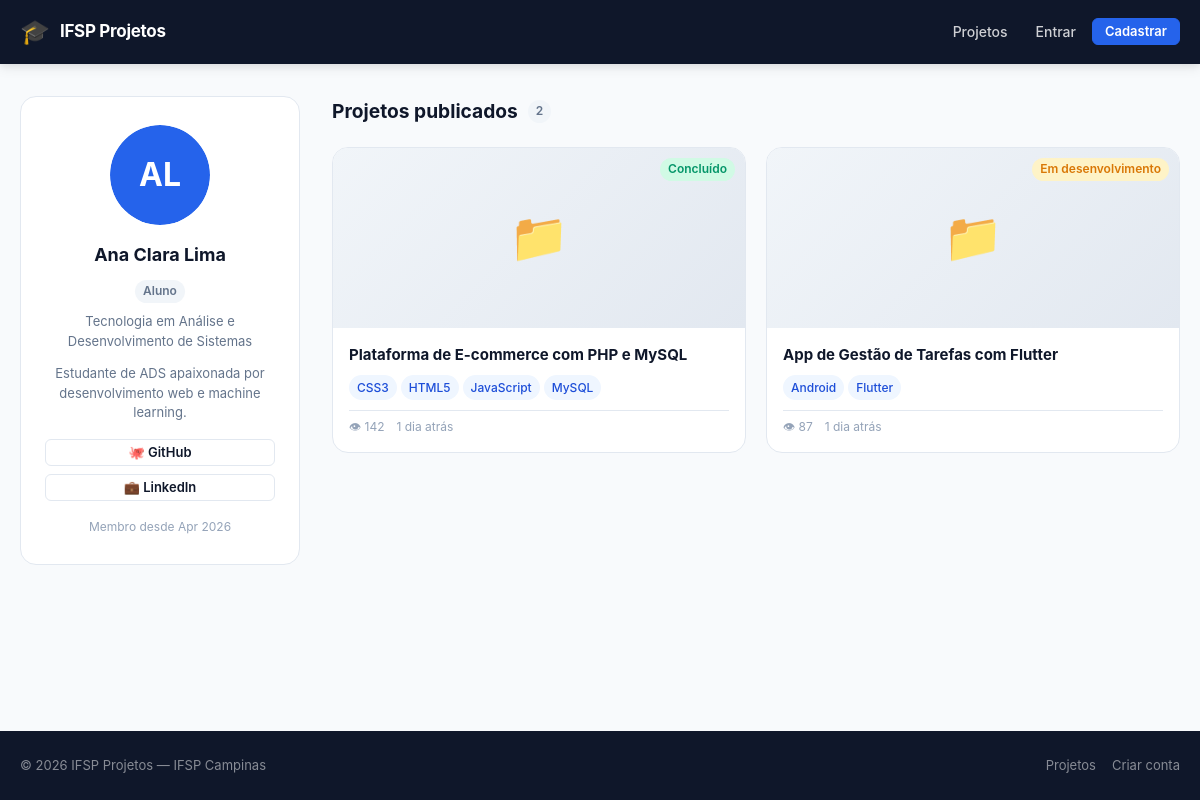
Page /perfil/2 on the committed database.
### tables this page shows
CREATE TABLE usuarios (
    id            INT UNSIGNED AUTO_INCREMENT PRIMARY KEY,
    nome          VARCHAR(120)        NOT NULL,
    email         VARCHAR(180)        NOT NULL UNIQUE,
    senha         VARCHAR(255)        NOT NULL,            
    tipo          ENUM('aluno','professor') NOT NULL,
    curso         VARCHAR(120)        NOT NULL,
    bio           TEXT                DEFAULT NULL,
    foto_perfil   VARCHAR(255)        DEFAULT NULL,        
    linkedin      VARCHAR(255)        DEFAULT NULL,
    github        VARCHAR(255)        DEFAULT NULL,
    ativo         TINYINT(1)          NOT NULL DEFAULT 1,
    criado_em     DATETIME            NOT NULL DEFAULT CURRENT_TIMESTAMP,
    atualizado_em DATETIME            NOT NULL DEFAULT CURRENT_TIMESTAMP
                                      ON UPDATE CURRENT_TIMESTAMP
);

CREATE TABLE projetos (
    id            INT UNSIGNED AUTO_INCREMENT PRIMARY KEY,
    usuario_id    INT UNSIGNED        NOT NULL,
    titulo        VARCHAR(200)        NOT NULL,
    descricao     TEXT                NOT NULL,
    area          VARCHAR(100)        DEFAULT NULL,        
    status        ENUM('em_desenvolvimento','beta','concluido') NOT NULL DEFAULT 'em_desenvolvimento',
    imagem_capa   VARCHAR(255)        DEFAULT NULL,
    repositorio   VARCHAR(255)        DEFAULT NULL,        
    visualizacoes INT UNSIGNED        NOT NULL DEFAULT 0,
    publicado     TINYINT(1)          NOT NULL DEFAULT 1,
    criado_em     DATETIME            NOT NULL DEFAULT CURRENT_TIMESTAMP,
    atualizado_em DATETIME            NOT NULL DEFAULT CURRENT_TIMESTAMP
                                      ON UPDATE CURRENT_TIMESTAMP,

    CONSTRAINT fk_proj_usuario
        FOREIGN KEY (usuario_id) REFERENCES usuarios(id)
        ON DELETE CASCADE ON UPDATE CASCADE,

    FULLTEXT INDEX ft_proj_busca (titulo, descricao)
);

### core/Controller.php (called while the page is built, shortened)
<?php
class Controller
{
    protected function view(string $view, array $data = []): void
    {
        extract($data, EXTR_SKIP);
        $path = VIEWS_PATH . '/' . str_replace('.', '/', $view) . '.php';
        require $path;
    }
}

### app/controllers/PerfilController.php (called while the page is built, shortened)
<?php
class PerfilController extends Controller
{
    public function show(array $p = []): void
    {
        $usuario = Usuario::find((int) $p['id']);
        $this->view('perfil.show', [
            'pageTitle' => h($usuario['nome']) . ' — ' . SITE_NAME,
            'perfil'    => $usuario,
            'projetos'  => Projeto::findByUsuario((int) $usuario['id']),
            'flash'     => $this->getFlash(),
            'usuario'   => $this->currentUser(),
        ]);
    }
}

### index.php (called while the page is built, shortened)
<?php
require_once CORE_PATH . '/Database.php';
require_once CORE_PATH . '/Controller.php';
require_once CORE_PATH . '/Router.php';
require_once ROOT . '/helpers.php';
$router = new Router();
$router->dispatch();

### core/Database.php (called while the page is built, shortened)
<?php
class Database
{
    private static ?PDO $instance = null;
    public static function getInstance(): PDO
    {
        if (self::$instance === null) {
            $dsn = sprintf(
                'mysql:host=%s;dbname=%s;charset=%s',
                DB_HOST,
                DB_NAME,
                DB_CHARSET
            );
            self::$instance = new PDO($dsn, DB_USER, DB_PASS, [
                PDO::ATTR_ERRMODE => PDO::ERRMODE_EXCEPTION,
                PDO::ATTR_DEFAULT_FETCH_MODE => PDO::FETCH_ASSOC,
                PDO::ATTR_EMULATE_PREPARES => false,
            ]);
        }
        return self::$instance;
    }
}

### app/models/Usuario.php (called while the page is built, shortened)
<?php
class Usuario
{
    private static function db(): PDO
    {
        return Database::getInstance();
    }
    public static function find(int $id): ?array
    {
        $s = self::db()->prepare('SELECT * FROM usuarios WHERE id = ? AND ativo = 1');
        $s->execute([$id]);
        return $s->fetch() ?: null;
    }
}

### helpers.php (called while the page is built, shortened)
<?php
function h(string $s): string
{
    return htmlspecialchars($s, ENT_QUOTES | ENT_SUBSTITUTE, 'UTF-8');
}
function url(string $path = ''): string
{
    return BASE_URL . '/' . ltrim($path, '/');
}
function time_ago(string $datetime): string
{
    $diff = (new DateTime())->diff(new DateTime($datetime));
    if ($diff->d > 0) return $diff->d . ' dia' . ($diff->d > 1 ? 's' : '') . ' atrás';
    return 'agora mesmo';
}
function status_label(string $status): string
{
    return match ($status) {
        'em_desenvolvimento' => 'Em desenvolvimento',
        'beta'               => 'Beta',
        'concluido'          => 'Concluído',
        default              => $status,
    };
}
function status_class(string $status): string
{
    return match ($status) {
        'em_desenvolvimento' => 'badge-warning',
        'beta'               => 'badge-info',
        'concluido'          => 'badge-success',
        default              => 'badge-secondary',
    };
}
function tipo_label(string $tipo): string
{
    return match ($tipo) {
        'aluno'     => 'Aluno',
        'professor' => 'Professor',
        default     => $tipo,
    };
}
function avatar_initials(string $nome): string
{
    $parts = explode(' ', trim($nome));
    $ini   = mb_substr($parts[0], 0, 1);
    if (count($parts) > 1) {
        $ini .= mb_substr(end($parts), 0, 1);
    }
    return mb_strtoupper($ini);
}

### app/models/Projeto.php (called while the page is built, shortened)
<?php
class Projeto
{
    private static function db(): PDO
    {
        return Database::getInstance();
    }
    public static function findByUsuario(int $uid): array
    {
        $s = self::db()->prepare(
            "SELECT p.*, GROUP_CONCAT(DISTINCT t.nome ORDER BY t.nome SEPARATOR ',') AS tecnologias
             FROM projetos p
             LEFT JOIN projeto_tecnologias pt ON pt.projeto_id = p.id
             LEFT JOIN tecnologias t          ON t.id = pt.tecnologia_id
             WHERE p.usuario_id = ? AND p.publicado = 1
             GROUP BY p.id
             ORDER BY p.criado_em DESC"
        );
        $s->execute([$uid]);
        return $s->fetchAll();
    }
}

### app/views/perfil/show.php (the view, shortened to what this page needs)
<?php require VIEWS_PATH . '/layout/header.php'; ?>
<main class="container page-main">
    <div class="profile-layout">
        <aside class="profile-sidebar">
            <div class="profile-card">
                <div class="profile-card__avatar">
                    <?php if (!empty($perfil['foto_perfil'])): ?>
                        <img src="<?= upload_url(h($perfil['foto_perfil'])) ?>"
                             alt="<?= h($perfil['nome']) ?>" class="profile-card__img">
                    <?php else: ?>
                        <span class="avatar-initials avatar-initials--xl">
                            <?= avatar_initials($perfil['nome']) ?>
                        </span>
                    <?php endif; ?>
                </div>
                <h1 class="profile-card__name"><?= h($perfil['nome']) ?></h1>
                <p class="profile-card__role">
                    <span class="badge <?= $perfil['tipo'] === 'professor' ? 'badge-info' : 'badge-secondary' ?>">
                        <?= tipo_label($perfil['tipo']) ?>
                    </span>
                </p>
                <p class="profile-card__course"><?= h($perfil['curso']) ?></p>
                <?php if (!empty($perfil['bio'])): ?>
                    <p class="profile-card__bio"><?= nl2br(h($perfil['bio'])) ?></p>
                <?php endif; ?>
                <div class="profile-card__links">
                    <?php if (!empty($perfil['github'])): ?>
                        <a href="<?= h($perfil['github']) ?>" target="_blank" rel="noopener" class="btn btn--ghost btn--sm btn--full">
                            🐙 GitHub
                        </a>
                    <?php endif; ?>
                    <?php if (!empty($perfil['linkedin'])): ?>
                        <a href="<?= h($perfil['linkedin']) ?>" target="_blank" rel="noopener" class="btn btn--ghost btn--sm btn--full">
                            💼 LinkedIn
                        </a>
                    <?php endif; ?>
                </div>
                <p class="profile-card__since">
                    Membro desde <?= date('M Y', strtotime($perfil['criado_em'])) ?>
                </p>
            </div>
        </aside>
        <section class="profile-content">
            <h2 class="section-title">
                Projetos publicados
                <span class="badge badge-secondary"><?= count($projetos) ?></span>
            </h2>
            <?php if (empty($projetos)): ?>
                <div class="empty-state">
                    <div class="empty-state__icon">📭</div>
                    <h3>Nenhum projeto ainda</h3>
                    <?php if (!empty($_SESSION['usuario_id']) && $_SESSION['usuario_id'] == $perfil['id']): ?>
                        <p>Publique seu primeiro projeto acadêmico!</p>
                        <a href="<?= url('projeto/novo') ?>" class="btn btn--primary">+ Publicar projeto</a>
                    <?php else: ?>
                        <p>Este usuário ainda não publicou projetos.</p>
                    <?php endif; ?>
                </div>
            <?php else: ?>
                <div class="project-grid">
                    <?php foreach ($projetos as $proj): ?>
                        <article class="card">
                            <a href="<?= url('projeto/' . $proj['id']) ?>" class="card__image-link">
                                <?php if ($proj['imagem_capa']): ?>
                                    <img src="<?= upload_url(h($proj['imagem_capa'])) ?>"
                                         alt="<?= h($proj['titulo']) ?>" class="card__image" loading="lazy">
                                <?php else: ?>
                                    <div class="card__image-placeholder"><span>📁</span></div>
                                <?php endif; ?>
                                <span class="card__status badge <?= status_class($proj['status']) ?>">
                                    <?= status_label($proj['status']) ?>
                                </span>
                            </a>
                            <div class="card__body">
                                <h3 class="card__title">
                                    <a href="<?= url('projeto/' . $proj['id']) ?>"><?= h($proj['titulo']) ?></a>
                                </h3>
                                <?php if (!empty($proj['tecnologias'])): ?>
                                    <div class="card__tags">
                                        <?php foreach (array_slice(explode(',', $proj['tecnologias']), 0, 4) as $tag): ?>
                                            <span class="tag"><?= h(trim($tag)) ?></span>
                                        <?php endforeach; ?>
                                    </div>
                                <?php endif; ?>
                                <div class="card__meta">
                                    <span>👁 <?= number_format($proj['visualizacoes']) ?></span>
                                    <span><?= time_ago($proj['criado_em']) ?></span>
                                </div>
                            </div>
                        </article>
                    <?php endforeach; ?>
                </div>
            <?php endif; ?>
        </section>
    </div>
</main>
<?php require VIEWS_PATH . '/layout/footer.php'; ?>

### core/Router.php (shortened to what this page needs)
<?php
class Router
{
    private array $routes = [];
    private function add(string $method, string $path, string $controller, string $action): void
    {
        $this->routes[] = compact('method', 'path', 'controller', 'action');
    }
    public function dispatch(): void
    {
        $method = $_SERVER['REQUEST_METHOD'];
        $uri    = $_SERVER['REQUEST_URI'];
        $uri = preg_replace('#^' . preg_quote(BASE_PATH, '#') . '#', '', $uri);
        $uri = strtok($uri, '?');
        $uri = trim($uri, '/');
        foreach ($this->routes as $route) {
            if ($route['method'] !== $method) {
                continue;
            }
            $pattern = preg_replace('/\{[^}]+\}/', '([^/]+)', $route['path']);
            $pattern = '#^' . $pattern . '$#';
            if (!preg_match($pattern, $uri, $matches)) {
                continue;
            }
            array_shift($matches);
            preg_match_all('/\{([^}]+)\}/', $route['path'], $paramNames);
            $params = [];
            foreach ($paramNames[1] as $i => $name) {
                $params[$name] = $matches[$i] ?? null;
            }
            $ctrl = new $route['controller']();
            $action = $route['action'];
            $ctrl->$action($params);
            return;
        }
    }
}

### rows in the picture
usuarios: nome "AL", nome "Ana Clara Lima", tipo "Aluno", curso "Tecnologia em Análise e Desenvolvimento de Sistemas", bio "Estudante de ADS apaixonada por desenvolvimento web e machine learning.", criado_em "Apr 2026"
projetos: status "Concluído", titulo "Plataforma de E-commerce com PHP e MySQL", tag "CSS3", tag "HTML5", tag "JavaScript", tag "MySQL", visualizacoes "142", criado_em "1 dia atrás"
projetos: status "Em desenvolvimento", titulo "App de Gestão de Tarefas com Flutter", tag "Android", tag "Flutter", visualizacoes "87", criado_em "1 dia atrás"
